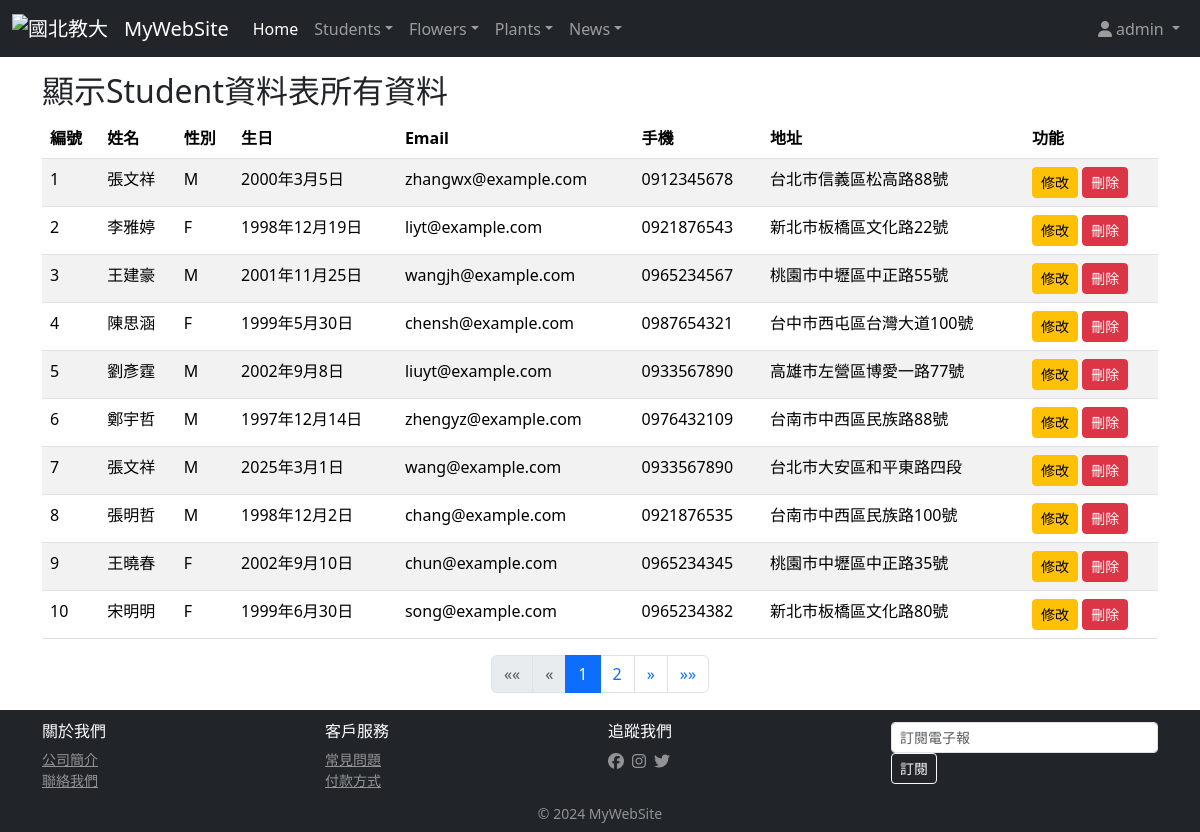
/students/index/ (signed in), run on the app's committed database.
### students/models.py (models this page shows, shortened)
class Student(models.Model):
    stdName = models.CharField(max_length=20, null=False)
    stdSex = models.CharField(max_length=2, default='M', null=False)
    stdBirthday = models.DateField(null=False)
    stdEmail = models.EmailField(max_length=100, blank=True, null=True)
    stdPhone = models.CharField(max_length=50, blank=True, null=True)
    stdAddress = models.CharField(max_length=255, blank=True, null=True)

### students/views.py (the view)
# urls.py: path('students/index/', stdViews.index, name='index'),
@login_required
def index(request):
    stdData = Student.objects.all().order_by('id')
    paginator = Paginator(stdData, 10)
    page_number = request.GET.get('page')
    page_obj = paginator.get_page(page_number)
    return render(request, "students/index.html", locals())

### templates/students/index.html (shortened to what this page needs)
{% extends 'base.html' %}
{% block content %}
<h2 align="left">顯示Student資料表所有資料</h2>
<table class="table table-striped table-hover">
    <thead>
        <tr>
            <th>編號</th><th>姓名</th><th>性別</th><th>生日</th><th>Email</th><th>手機</th><th>地址</th><th>功能</th>
        </tr>
    </thead>
    <tbody>
        {% for stdItem in page_obj %}
        <tr>
            <td>{{ stdItem.id }}</td>
            <td>{{ stdItem.stdName }}</td>
            <td>{{ stdItem.stdSex }}</td>
            <td>{{ stdItem.stdBirthday }}</td>
            <td>{{ stdItem.stdEmail }}</td>
            <td>{{ stdItem.stdPhone }}</td>
            <td>{{ stdItem.stdAddress }}</td>
            <td>
                <a href="/students/edit2/{{ stdItem.id }}/load" class="btn btn-warning btn-sm">修改</a>
                <a href="javascript:void(0)" class="btn btn-danger btn-sm" onclick="if(confirm('確定要刪除此筆資料嗎?')) window.location.href='/students/delete/{{ stdItem.id }}/'">刪除</a>
            </td>
        </tr>
        {% endfor %}
    </tbody>
</table>
<div class="container">
  <nav aria-label="Page navigation">
      <ul class="pagination justify-content-center">
          {% if page_obj.has_previous %}
              <li class="page-item">
                  <a class="page-link" href="?page=1" aria-label="First">
                      <span aria-hidden="true">&laquo;&laquo;</span>
                  </a>
              </li>
              <li class="page-item">
                  <a class="page-link" href="?page={{ page_obj.previous_page_number }}" aria-label="Previous">
                      <span aria-hidden="true">&laquo;</span>
                  </a>
              </li>
          {% else %}
              <li class="page-item disabled">
                  <span class="page-link">&laquo;&laquo;</span>
              </li>
              <li class="page-item disabled">
                  <span class="page-link">&laquo;</span>
              </li>
          {% endif %}
          {% for num in page_obj.paginator.page_range %}
              {% if page_obj.number == num %}
                  <li class="page-item active">
                      <span class="page-link">{{ num }}</span>
                  </li>
              {% elif num > page_obj.number|add:'-3' and num < page_obj.number|add:'3' %}
                  <li class="page-item">
                      <a class="page-link" href="?page={{ num }}">{{ num }}</a>
                  </li>
              {% endif %}
          {% endfor %}
          {% if page_obj.has_next %}
              <li class="page-item">
                  <a class="page-link" href="?page={{ page_obj.next_page_number }}" aria-label="Next">
                      <span aria-hidden="true">&raquo;</span>
                  </a>
              </li>
              <li class="page-item">
                  <a class="page-link" href="?page={{ page_obj.paginator.num_pages }}" aria-label="Last">
                      <span aria-hidden="true">&raquo;&raquo;</span>
                  </a>
              </li>
          {% endif %}
      </ul>
  </nav>
</div>
{% endblock %}

### templates/base.html (shortened to what this page needs)
<!DOCTYPE html>
<html>
    <head>
        {% load static %}
        <link href="{% static 'css/style.css' %}" rel="stylesheet" type="text/css">
        <link href="https://cdn.jsdelivr.net/npm/bootstrap@5.3.3/dist/css/bootstrap.min.css" rel="stylesheet" integrity="sha384-
QWTKZyjpPEjISv5WaRU9OFeRpok6YctnYmDr5pNlyT2bRjXh0JMhjY6hW+ALEwIH">
        <link rel="stylesheet" href="https://cdnjs.cloudflare.com/ajax/libs/font-awesome/6.5.1/css/all.min.css">
    </head>
    <body class="d-flex flex-column min-vh-100">
        <nav class="navbar navbar-expand-md navbar-dark bg-dark fixed-top">
            <div class="container-fluid">
                <a class="navbar-brand">
                    <img src="https://www.ntue.edu.tw/var/file/0/1000/img/368/footlogo.png" width="30" height="30" class="dinline-block align-text-top" alt="國北教大">
                </a>
                <a class="navbar-brand" href="/">MyWebSite</a>
                <div class="collapse navbar-collapse" id="navbarsExampleDefault">
                    <ul class="navbar-nav me-auto mb-2 mb-md-0">
                        <li class="nav-item">
                            <a class="nav-link active" aria-current="page" href="/">Home</a>
                        </li>
                        {% if request.session.username %}
                        <li class="nav-item dropdown">
                            <a class="nav-link dropdown-toggle" href="#" role="button" data-bs-toggle="dropdown" aria-expanded="false">Students</a>
                        </li>
                        <li class="nav-item dropdown">
                            <a class="nav-link dropdown-toggle" href="#" role="button" data-bs-toggle="dropdown" aria-expanded="false">Flowers</a>
                        </li>
                        <li class="nav-item dropdown">
                            <a class="nav-link dropdown-toggle" href="#" role="button" data-bs-toggle="dropdown" aria-expanded="false">Plants</a>
                        </li>
                        <li class="nav-item dropdown">
                            <a class="nav-link dropdown-toggle" href="#" role="button" data-bs-toggle="dropdown" aria-expanded="false">News</a>
                        </li>
                        {% endif %}
                    </ul>
                    <ul class="navbar-nav">
                        {% if request.session.username %}
                        <li class="nav-item dropdown">
                            <a class="nav-link dropdown-toggle" href="#" role="button" data-bs-toggle="dropdown" aria-expanded="false">
                                <i class="fas fa-user me-1"></i>{{ request.session.username }}
                            </a>
                        </li>
                        {% else %}
                        <li class="nav-item">
                            <a class="nav-link" href="/cookiessessions/login/"><i class="fas fa-sign-in-alt me-1"></i>登入</a>
                        </li>
                        {% endif %}
                    </ul>
                </div>
            </div>
        </nav>
        <br>
        <br>
        <br>
        <main class="container flex-grow-1">
            <div id="content">
                {% block content %}{% endblock %}
            </div>
        </main>
    </body>
    <footer class="footer mt-auto py-2 bg-dark text-white">
        <div class="container">
            <div class="row row-cols-1 row-cols-sm-2 row-cols-md-4 g-3 py-1">
                <div class="col">
                    <h6>關於我們</h6>
                    <ul class="list-unstyled small mb-0">
                        <li><a href="#" class="text-white-50">公司簡介</a></li>
                        <li><a href="#" class="text-white-50">聯絡我們</a></li>
                    </ul>
                </div>
                <div class="col">
                    <h6>客戶服務</h6>
                    <ul class="list-unstyled small mb-0">
                        <li><a href="#" class="text-white-50">常見問題</a></li>
                        <li><a href="#" class="text-white-50">付款方式</a></li>
                    </ul>
                </div>
                <div class="col">
                    <h6>追蹤我們</h6>
                    <div class="d-flex gap-2">
                        <a href="#" class="text-white-50"><i class="fab fa-facebook"></i></a>
                        <a href="#" class="text-white-50"><i class="fab fa-instagram"></i></a>
                        <a href="#" class="text-white-50"><i class="fab fa-twitter"></i></a>
                    </div>
                </div>
                <div class="col">
                    <div class="input-group input-group-sm">
                        <input type="email" class="form-control form-control-sm" placeholder="訂閱電子報">
                    </div>
                    <button class="btn btn-sm btn-outline-light" type="button">訂閱</button>
                </div>
            </div>
        </div>
        <div class="text-center mt-2">
            <p class="small text-white-50 mb-0">&copy; 2024 MyWebSite</p>
        </div>
    </footer>
</html>

### static/css/style.css (style rules this page uses)
html, body { margin: 0; padding: 0; height: 100%; border: none; }
body { margin-left: 0px; margin-top: 0px; margin-right: 0px; margin-bottom: 0px; background-image: url(images/bg.gif); }

### data on the page
Student: id "1", stdName "張文祥", stdSex "M", stdBirthday "2000年3月5日", stdEmail "zhangwx@example.com", stdPhone "0912345678", stdAddress "台北市信義區松高路88號"
Student: id "2", stdName "李雅婷", stdSex "F", stdBirthday "1998年12月19日", stdEmail "liyt@example.com", stdPhone "0921876543", stdAddress "新北市板橋區文化路22號"
Student: id "3", stdName "王建豪", stdSex "M", stdBirthday "2001年11月25日", stdEmail "wangjh@example.com", stdPhone "0965234567", stdAddress "桃園市中壢區中正路55號"
Student: id "4", stdName "陳思涵", stdSex "F", stdBirthday "1999年5月30日", stdEmail "chensh@example.com", stdPhone "0987654321", stdAddress "台中市西屯區台灣大道100號"
Student: id "5", stdName "劉彥霆", stdSex "M", stdBirthday "2002年9月8日", stdEmail "liuyt@example.com", stdPhone "0933567890", stdAddress "高雄市左營區博愛一路77號"
Student: id "6", stdName "鄭宇哲", stdSex "M", stdBirthday "1997年12月14日", stdEmail "zhengyz@example.com", stdPhone "0976432109", stdAddress "台南市中西區民族路88號"
Student: id "7", stdName "張文祥", stdSex "M", stdBirthday "2025年3月1日", stdEmail "wang@example.com", stdPhone "0933567890", stdAddress "台北市大安區和平東路四段"
Student: id "8", stdName "張明哲", stdSex "M", stdBirthday "1998年12月2日", stdEmail "chang@example.com", stdPhone "0921876535", stdAddress "台南市中西區民族路100號"
Student: id "9", stdName "王曉春", stdSex "F", stdBirthday "2002年9月10日", stdEmail "chun@example.com", stdPhone "0965234345", stdAddress "桃園市中壢區中正路35號"
Student: id "10", stdName "宋明明", stdSex "F", stdBirthday "1999年6月30日", stdEmail "song@example.com", stdPhone "0965234382", stdAddress "新北市板橋區文化路80號"

### other printed values
{{ request.session.username }} "admin"
{{ num }} "1"
{{ num }} "2"
